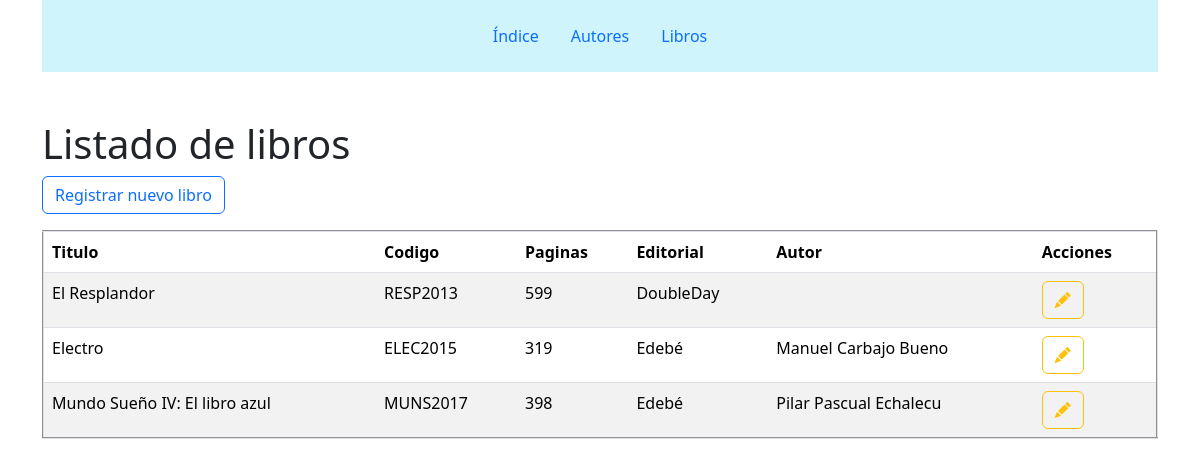
/books/, run on an earlier commit of the app's database.
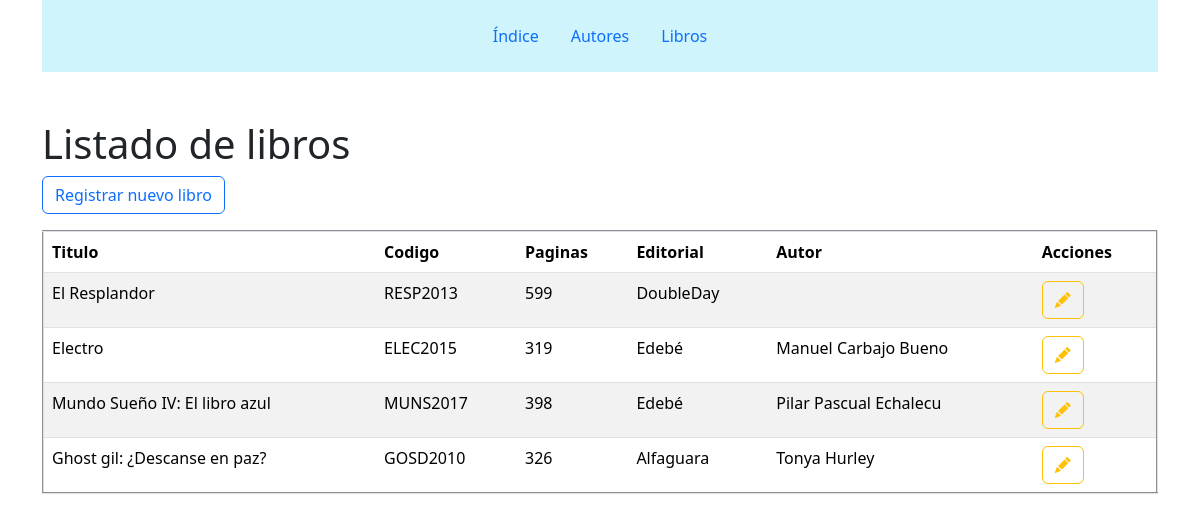
And on a later commit of the database.
### HolaMundo/models.py (models this page shows, shortened)
class Book (models.Model):
    cod = models.CharField(
        'Codigo',
        max_length = 15,
        unique = True
    )
    title = models.CharField(
        'Título del libro',
        max_length = 255,
        unique = True
    )
    num_paginas = models.PositiveSmallIntegerField(
        'Número de páginas',
        default = 50
    )
    editorial = models.CharField(
        'Editorial',
        max_length = 80,
        default = ''
    )
    author = models.ManyToManyField(Author)

class Author (models.Model):
    name = models.CharField (
        verbose_name ='Nombre', # etiqueta dentro de la tabla
        max_length = 100,
        default = ''
    )
    last_name = models.CharField(
        verbose_name='Apellido',
        max_length = 150,
        default = ''
    )
    mail = models.CharField(
        verbose_name ='Email',
        max_length = 150,
        default = ''
    )
    age = models.PositiveSmallIntegerField(
        verbose_name = 'Edad',
        default = 0
    )
    phone_number = models.CharField(
        verbose_name = 'Teléfono',
        max_length = 9,
        default = ''
    )
    nivel_ingles = models.CharField(
        verbose_name = 'Nivel de inglés',
        max_length = 50,
        default = ''
    )
    def __str__(self):
        return f'{self.name} {self.last_name}'

### HolaMundo/views.py (the view)
# urls.py: path('books/', views.book),
def book(request):
    author = Author.objects.all()
    book = Book.objects.all() # obtenemos un autor de la base de datos
    return render(request,'book.html',{'authors':author, 'books':book}) # la página index.html hay que crearla dentro del

### HolaMundo/templates/book.html (shortened to what this page needs)
<!DOCTYPE html>
<html lang="en">
<head>
    {%extends 'index.html'%}
    {%block content%}
    <h1>Listado de libros</h1>
    <div>
        <a class="btn btn-outline-primary mb-3" href="/create-book/">Registrar nuevo libro</a>
    </div>
    <table border="2" class="table table-striped">
        <thead>
            <th scope="col">Titulo</th>
            <th scope="col">Codigo</th>
            <th scope="col">Paginas</th>
            <th scope="col">Editorial</th>
            <th scope="col">Autor</th>
            <th scope="col">Acciones</th>
        </thead>
        <tbody>
            {% for bo in books %}
            <tr>
                <td>{{ bo.title }} </td>
                <td>{{ bo.cod }}</td>
                <td>{{ bo.num_paginas }}</td>
                <td>{{ bo.editorial }}</td>
                <td>{% for au in bo.author.all %}
                    {{ au }}
                    {% endfor %}
                </td>
                <td>
                    <a class="btn btn-outline-warning" href="/update-book/{{bo.id}}"><i
                            class="bi bi-pencil-fill"></i></a>
                </td>
            </tr>
            {% endfor %}
        </tbody>
    </table>
    {%endblock content%}

What changed in the data, as far as the page shows it:
added Book: title "Ghost gil: ¿Descanse en paz?", cod "GOSD2010", num_paginas "326", editorial "Alfaguara"
now on this page (row unchanged): Author: name+last_name "Tonya Hurley", shown under "Ghost gil: ¿Descanse en paz?"
